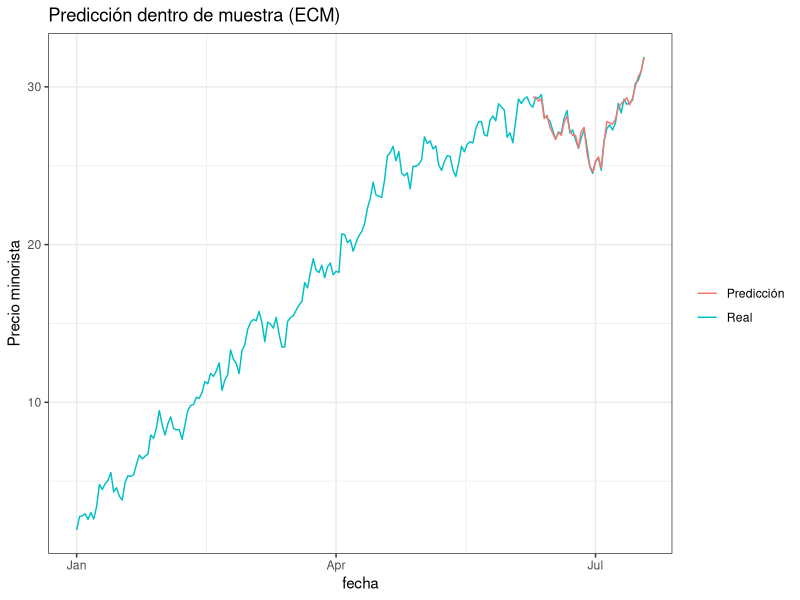

The R script that drew this image:
library(tidyverse)
library(dynlm)

## -----------------------##
## 2. Datos sintéticos    ##
## -----------------------##
set.seed(2107)
n <- 200
fecha <- seq(as.Date("2020-01-01"), by = "day", length.out = n)
P_may <- cumsum(rnorm(n, mean = 0.1, sd = 0.5))
error <- rnorm(n, mean = 0, sd = 0.3)
P_min <- 2 + 1.2 * P_may + error

datos <- data.frame(fecha, P_may, P_min)

## ------------------------------------------##
## 2. Datos de entrenamiento y validación    ##
## ------------------------------------------##
train <- datos[1:160, ]
test <- datos[161:200, ]

## ------------------------------------------##
## 3. Modelos de largo plazo (cointegración) ##
## ------------------------------------------##
modelo_LP <- lm(P_min ~ P_may, data = train)
train$ecmt <- resid(modelo_LP)

## -------------------------------##
## 4. Estimación ECM              ##
## -------------------------------##
train <- train %>%
  mutate(
    d_Pmin = c(NA, diff(P_min)),
    d_Pmay = c(NA, diff(P_may)),
    lag_Pmin = lag(P_min),
    lag_Pmay = lag(P_may),
    lag_ecmt = lag(ecmt),
    lag2_ecmt = lag(ecmt, n = 2)
  )

modelo_CP <- lm(d_Pmin ~ lag2_ecmt + lag_Pmin + lag_Pmay + d_Pmay, 
                data = train, na.action = na.exclude)

summary(modelo_CP)

## -------------------------------##
## 5. Predicción recursiva        ##
## -------------------------------##
pred <- test
pred$P_min_hat <- NA

# Usamos últimos valores del entrenamiento como punto de partida
prev <- tail(train, 1)

for (i in 1:nrow(pred)) {
  # Variables de entrada para delta_hat
  if (i == 1) {
    d_Pmay <- pred$P_may[i] - prev$P_may
    lag_Pmin <- prev$P_min
    lag_Pmay <- prev$P_may
    lag_ecmt <- prev$ecmt
    last_Pmin_hat <- prev$P_min
  } else {
    d_Pmay <- pred$P_may[i] - pred$P_may[i - 1]
    lag_Pmin <- pred$P_min_hat[i - 1]
    lag_Pmay <- pred$P_may[i - 1]
    lag_ecmt <- lag_Pmin - (coef(modelo_LP)[1] + coef(modelo_LP)[2] * lag_Pmay)
    last_Pmin_hat <- pred$P_min_hat[i - 1]
  }
  
  # Calcular delta_hat
  x <- c(1, lag_ecmt, lag_Pmin, lag_Pmay, d_Pmay)
  if (any(is.na(x))) {
    delta_hat <- 0  # alternativa: NA, pero eso rompería la predicción recursiva
  } else {
    delta_hat <- sum(coef(modelo_CP) * x)
  }
  
  # Predicción recursiva
  pred$P_min_hat[i] <- last_Pmin_hat + delta_hat
}

## ----------------------------------##
## 6. Visualización de la predicción ##
## ----------------------------------##
ggplot() +
  geom_line(data = datos, aes(x = fecha, y = P_min, color = "Real")) +
  geom_line(data = pred, aes(x = fecha, y = P_min_hat, color = "Predicción")) +
  labs(title = "Predicción dentro de muestra (ECM)",
       y = "Precio minorista",
       color = "") +
  theme_bw()

# -----------------------------
# 7. Error de predicción
# -----------------------------
rmse <- sqrt(mean((pred$P_min - pred$P_min_hat)^2, na.rm = TRUE))
cat("RMSE en validación:", round(rmse, 3), "\n")
